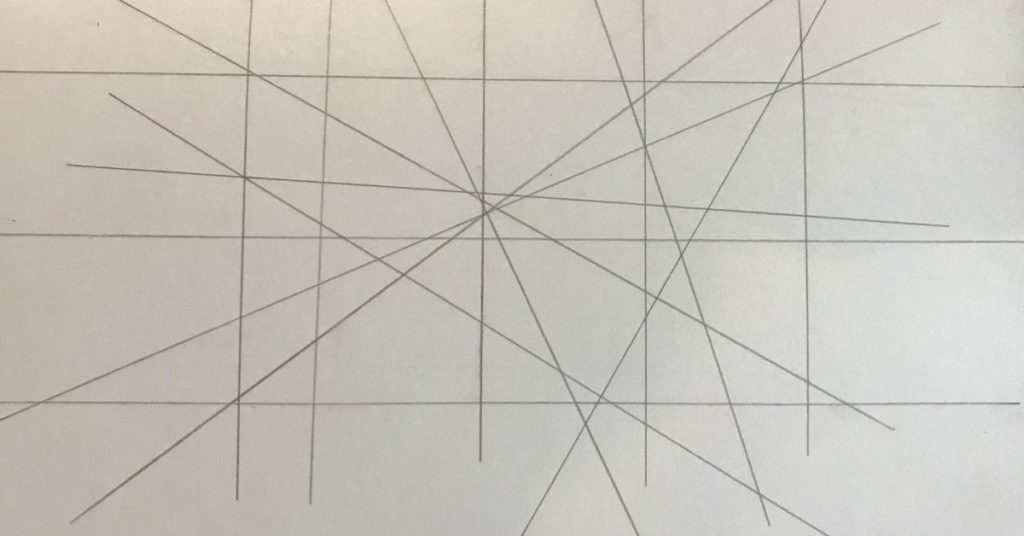
#> input picture python/examples/straight-line-detection/lines.jpg, 1024 x 536 px
$ python main.py
#> lines starting #> are read from the running program, lines starting #| are printed output that depends on the picture
import cv2
import numpy as np
import math

img = cv2.imread('lines.jpg', cv2.IMREAD_GRAYSCALE)
#> img: shape (536, 1024); min 95, max 230, mean 196.1

dst = cv2.Canny(img, 50, 200, None, 3)
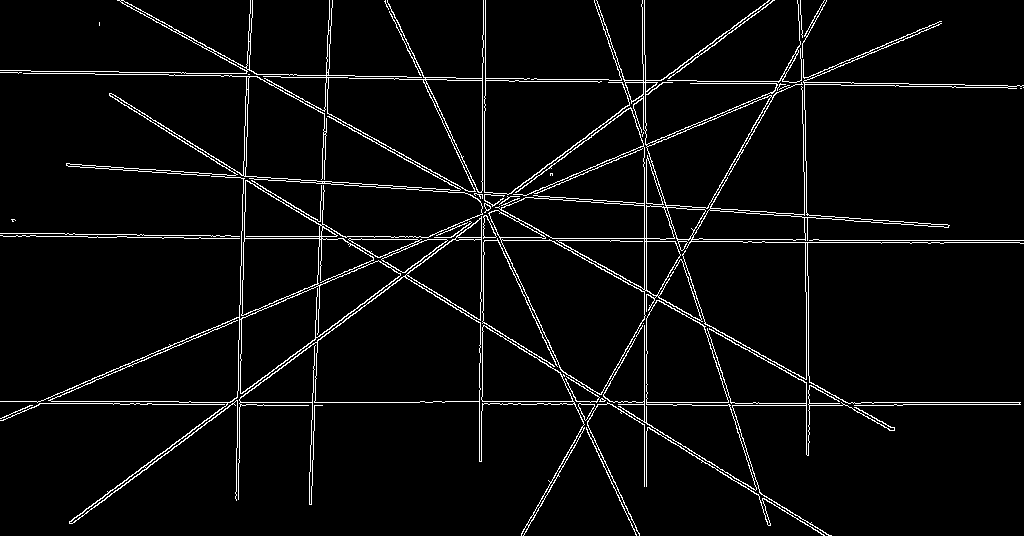
#> dst: shape (536, 1024); 4.3% white in thin lines or dots
cdst = cv2.cvtColor(dst, cv2.COLOR_GRAY2BGR)
#> cdst: shape (536, 1024, 3); 4.3% white in thin lines or dots

lines = cv2.HoughLines(dst, 1, np.pi / 300, 300, None, 0, 0)
#> lines = 34 rows, first 8: [386, 1.17], [459, 0.932], [462, 0.932], [73, 1.58], [402, 1.57], [384, 1.17], [21, 2.13], [-348, 2.7]

if lines is not None:
    for i in range(0, len(lines)):
        rho = lines[i][0][0]
        theta = lines[i][0][1]
        a = math.cos(theta)
        b = math.sin(theta)
        x0 = a * rho
        y0 = b * rho
        pt1 = (int(x0 + 1000*(-b)), int(y0 + 1000*(a)))
        pt2 = (int(x0 - 1000*(-b)), int(y0 - 1000*(a)))
        cv2.line(cdst, pt1, pt2, (0,0,255), 3, cv2.LINE_AA)
#> this loop made 34 passes
#> (rho, theta, a, b, x0, y0, pt1, pt2) on passes 1 to 10: (386, 1.17, 0.388, 0.922, 149.6, 355.8, (-772, 743), (1071, -31)), (459, 0.932, 0.596, 0.803, 273.7, 368.5, (-529, 964), (1076, -227)), (462, 0.932, 0.596, 0.803, 275.5, 370.9, (-527, 967), (1078, -225)), (73, 1.58, -0.0105, 1, -0.764, 73, (-1000, 62), (999, 83)), (402, 1.57, -4.37e-08, 1, -1.76e-05, 402, (-1000, 401), (999, 402)), (384, 1.17, 0.388, 0.922, 148.8, 354, (-773, 741), (1070, -33)), (21, 2.13, -0.527, 0.85, -11.07, 17.85, (-860, -509), (838, 544)), (-348, 2.7, -0.905, 0.426, 314.9, -148.2, (-110, -1052), (740, 756)), (-56, 2.07, -0.482, 0.876, 26.98, -49.07, (-849, -530), (903, 432)), (233, 1.58, -0.0105, 1, -2.44, 233, (-1002, 222), (997, 243))
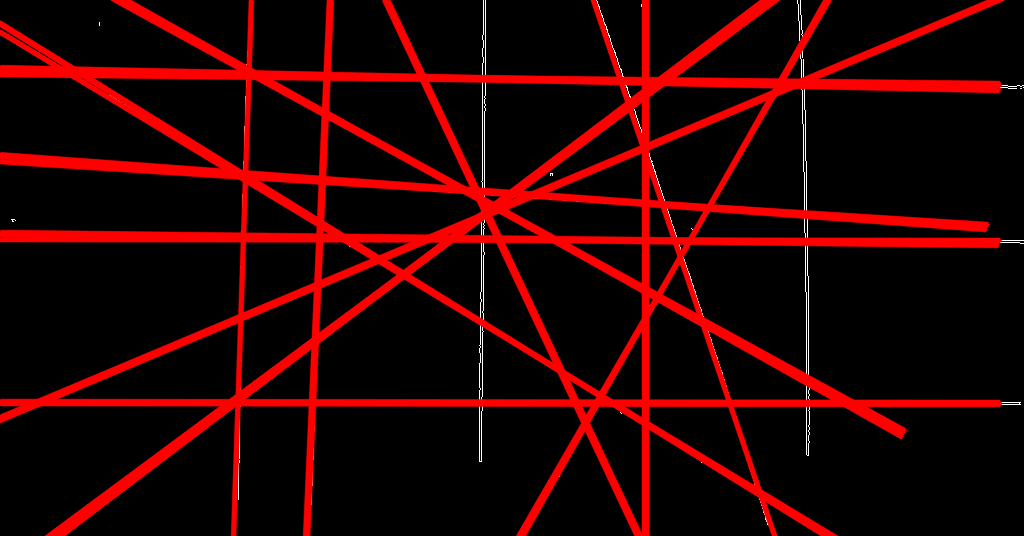
#> cdst: shape (536, 1024, 3); mean B, G, R 1, 1, 41.2

cv2.imshow("Source", img)
cv2.imshow("Detected Lines (in red) - Standard Hough Line Transform", cdst)

cv2.waitKey()
